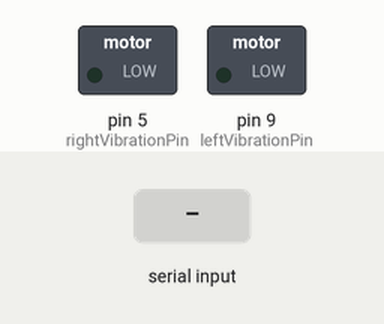
A sketch run on a simulated Arduino Uno, built with avr-gcc and run on an emulated ATmega328P. Parts: switched loads named in the sketch (green lamp = pin HIGH). The inputs (shaded band) are chosen by the test bench.

Above: at 1.2 s.
1.3 s: "1" received over Serial
At 1.45 s:
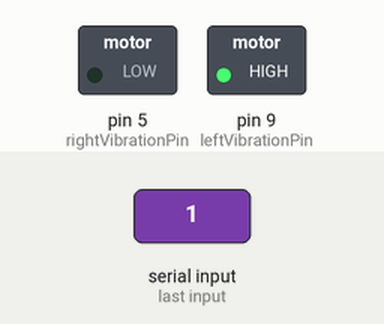
3.1 s: "2" received over Serial
At 3.25 s:
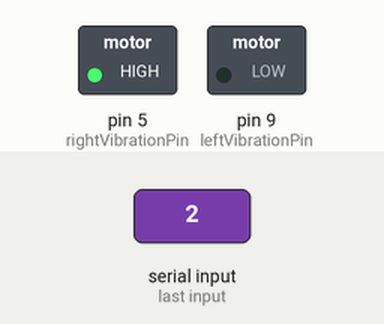
Timing chart, 0 to 6.1 s (numbered marks = the images above; inputs shaded):
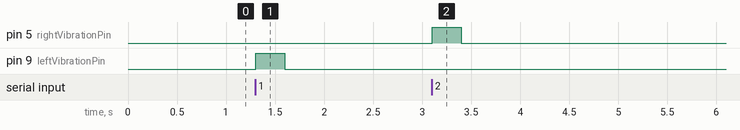

The sketch:

final.ino
```cpp
const int leftVibrationPin = 9;
const int rightVibrationPin = 5;

void setup() {
  pinMode(leftVibrationPin, OUTPUT);
  pinMode(rightVibrationPin, OUTPUT);
  digitalWrite(leftVibrationPin, LOW);
  digitalWrite(rightVibrationPin, LOW);

  Serial.begin(9600);
}

void loop() {
  if (Serial.available()) {
    char command = Serial.read();

    if (command == '1') {
      digitalWrite(leftVibrationPin, HIGH);
      delay(300);
      digitalWrite(leftVibrationPin, LOW);
    } else if (command == '2') {
      digitalWrite(rightVibrationPin, HIGH);
      delay(300);
      digitalWrite(rightVibrationPin, LOW);
    }
  }
}
```

Measured:
- after the input at 1.3 s, pin 9 (leftVibrationPin): LOW → HIGH at once, → LOW 0.30 s later
- after the input at 3.1 s, pin 5 (rightVibrationPin): LOW → HIGH at once, → LOW 0.30 s later
